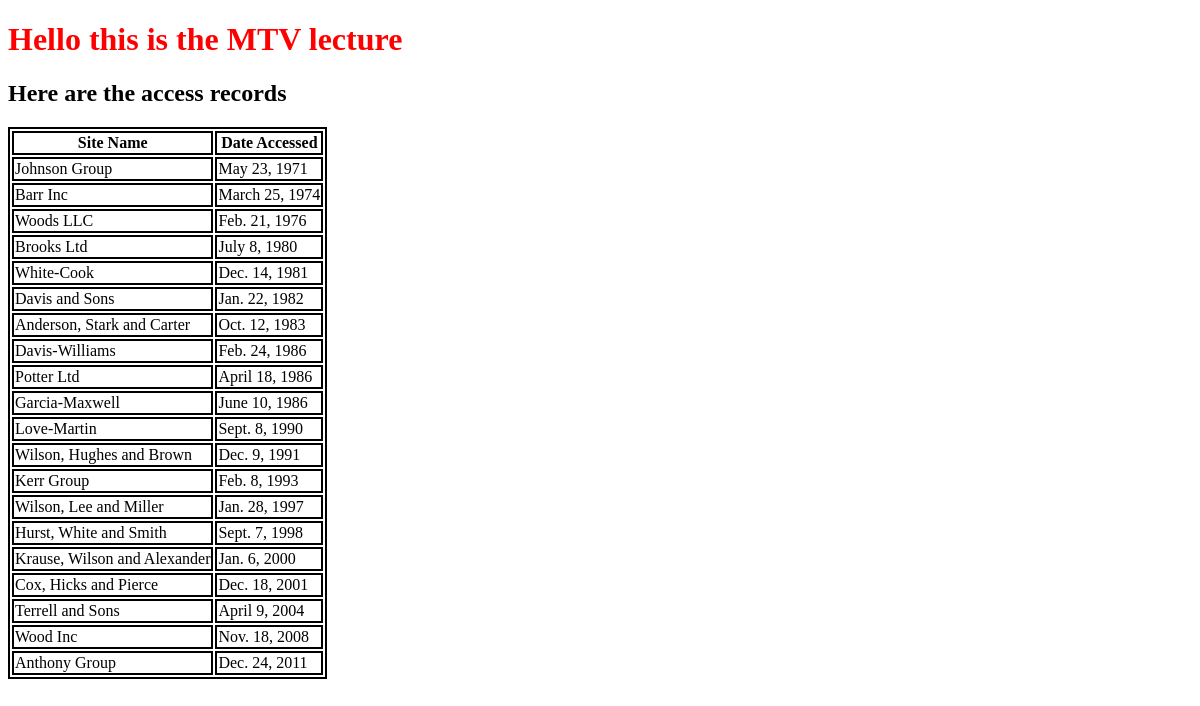
Before: / with the older database file.
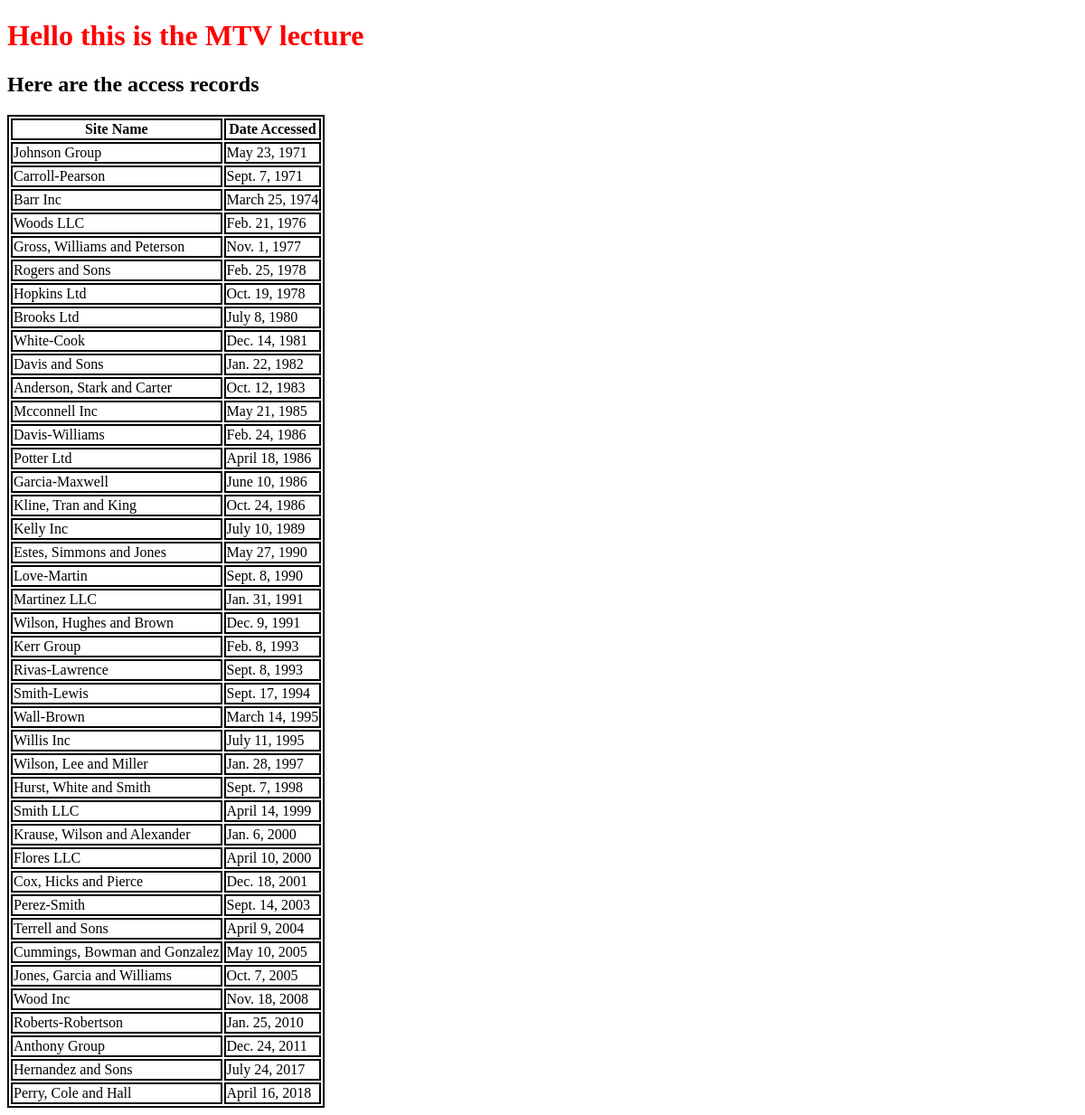
After: the same page with the newer database file.
### appTwo/models.py (models this page shows)
class AccessRecord(models.Model):
    name = models.ForeignKey(Webpage)
    date = models.DateField()

class Webpage(models.Model):
    topic = models.ForeignKey(Topic)
    name = models.CharField(max_length=264,unique=True)
    url = models.URLField(unique = True)
    def __str__(self):
        return self.name

### appTwo/views.py (the view)
# urls.py: url(r'^$',views.index,name='index'),
def index(request):
    webpages_list = AccessRecord.objects.order_by('date')
    date_dict = {'access_records':webpages_list}
    return render(request,'appTwo/index.html',context=date_dict)

### templates/appTwo/index.html (shortened to what this page needs)
<!DOCTYPE html>
{% load staticfiles %}
<html lang="en" dir="ltr">
  <head>
    <link rel="stylesheet" href="{% static "CSS/style.css" %}">
  </head>
  <body>
    <h1>Hello this is the MTV lecture</h1>
    <h2>Here are the access records</h2>
    <div class="djangotwo">
      {% if access_records %}
      <table>
        <thead>
            <th>Site Name</th>
            <th>Date Accessed</th>
        </thead>
        {% for acc in access_records %}
        <tr>
          <td>{{ acc.name }}</td>
          <td>{{ acc.date }}</td>
        </tr>
        {% endfor %}
        </table>
        {% else %}
        <p>No access records present </p>
        {% endif %}
      </div>
  </body>
</html>

Changed rows visible on the page:
added AccessRecord: name "Carroll-Pearson", date "Sept. 7, 1971"
added AccessRecord: name "Gross, Williams and Peterson", date "Nov. 1, 1977"
added AccessRecord: name "Rogers and Sons", date "Feb. 25, 1978"
added AccessRecord: name "Hopkins Ltd", date "Oct. 19, 1978"
added AccessRecord: name "Mcconnell Inc", date "May 21, 1985"
added AccessRecord: name "Kline, Tran and King", date "Oct. 24, 1986"
added AccessRecord: name "Kelly Inc", date "July 10, 1989"
added AccessRecord: name "Estes, Simmons and Jones", date "May 27, 1990"
added AccessRecord: name "Martinez LLC", date "Jan. 31, 1991"
added AccessRecord: name "Rivas-Lawrence", date "Sept. 8, 1993"
added AccessRecord: name "Smith-Lewis", date "Sept. 17, 1994"
added AccessRecord: name "Wall-Brown", date "March 14, 1995"
added AccessRecord: name "Willis Inc", date "July 11, 1995"
added AccessRecord: name "Smith LLC", date "April 14, 1999"
added AccessRecord: name "Flores LLC", date "April 10, 2000"
added AccessRecord: name "Perez-Smith", date "Sept. 14, 2003"
added AccessRecord: name "Cummings, Bowman and Gonzalez", date "May 10, 2005"
added AccessRecord: name "Jones, Garcia and Williams", date "Oct. 7, 2005"
added AccessRecord: name "Roberts-Robertson", date "Jan. 25, 2010"
added AccessRecord: name "Hernandez and Sons", date "July 24, 2017"
added AccessRecord: name "Perry, Cole and Hall", date "April 16, 2018"
